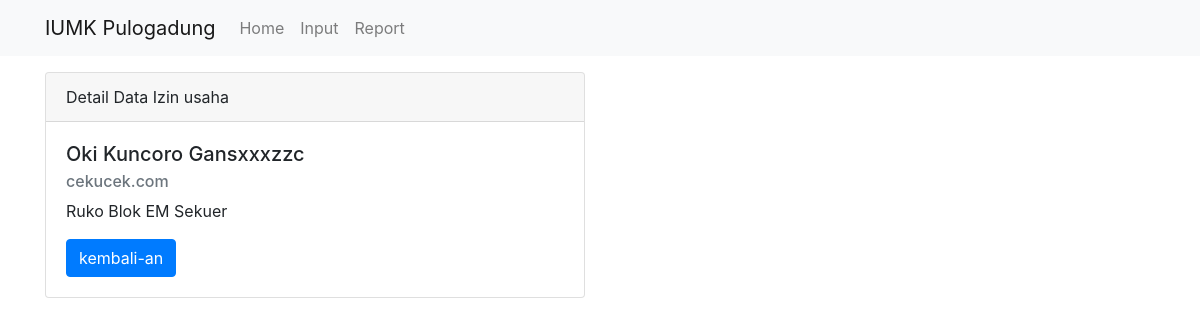
Page /Report/detail/6 on the committed database.
### tables this page shows
CREATE TABLE `izin` (
  `no` int(4) NOT NULL,
  `nama_pemohon` varchar(100) NOT NULL,
  `nik` varchar(100) NOT NULL,
  `alamat_pemohon` varchar(100) NOT NULL,
  `no_telpon` varchar(100) NOT NULL,
  `npwp` varchar(100) NOT NULL,
  `sarana_usaha` varchar(100) NOT NULL,
  `jenis_usaha` varchar(100) NOT NULL,
  `alamat_usaha` varchar(100) NOT NULL,
  `modal_usaha` varchar(100) NOT NULL,
  `no_rekomendasi` varchar(100) NOT NULL,
  `tanggal` timestamp NOT NULL DEFAULT CURRENT_TIMESTAMP ON UPDATE CURRENT_TIMESTAMP,
  `nama_usaha` varchar(100) DEFAULT NULL
);

### application/controllers/Report.php (called while the page is built, shortened)
<?php
class Report extends CI_Controller
{
    public function __construct()
    {
        $this->load->model('Iumk_model');
        $this->load->library('form_validation');
    }
    public function detail($no)
    {
        $data['judul'] = "Detail Data Izin usaha Mk";
        $data['izin'] = $this->Iumk_model->getIzinByNumber($no);
        $this->load->view('templates/header', $data);
        $this->load->view('report/detail', $data);
        $this->load->view('templates/footer');
    }
}

### index.php (called while the page is built, shortened)
<?php
require_once BASEPATH.'core/CodeIgniter.php';

### application/models/Iumk_model.php (called while the page is built, shortened)
<?php
class Iumk_model extends CI_model
{
    public function getIzinByNumber($no)
    {
        return $this->db->get_where('izin', ['no' => $no])->row_array();
    }
}

### application/views/report/detail.php (the view)
<div class="container">
    <div class="row mt-3">
        <div class="col-md-6">
        <div class="card">
            <div class="card-header">
                Detail Data Izin usaha
            </div>
            <div class="card-body">
                <h5 class="card-title"><?= $izin['nama_pemohon']; ?></h5>
                <h6 class="card-subtitle mb-2 text-muted"><?= $izin['nama_usaha']; ?></h6>
                <p class="card-text"><?= $izin['alamat_usaha'] ?></p>
                <a href="<?= base_url('report'); ?>" class="btn btn-primary">kembali-an</a>
            </div>
        </div>
        </div>
    </div>
</div>

### rows in the picture
izin: nama_pemohon "Oki Kuncoro Gansxxxzzc", nama_usaha "cekucek.com", alamat_usaha "Ruko Blok EM Sekuer"
